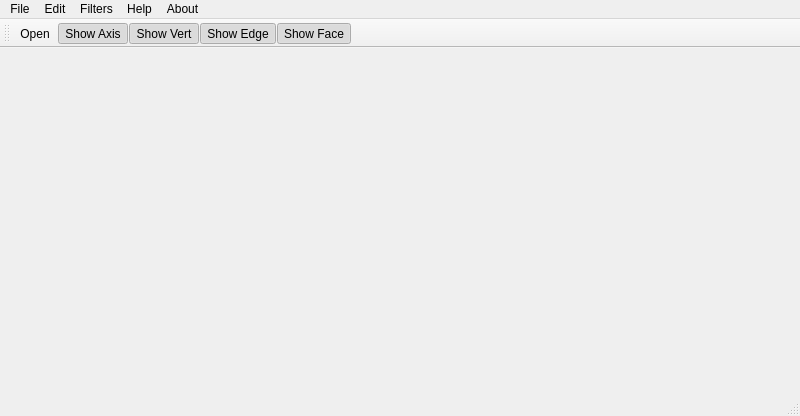
<?xml version="1.0" encoding="UTF-8"?>
<ui version="4.0">
 <class>MainWindow</class>
 <widget class="QMainWindow" name="MainWindow">
  <property name="geometry">
   <rect>
    <x>0</x>
    <y>0</y>
    <width>800</width>
    <height>416</height>
   </rect>
  </property>
  <property name="windowTitle">
   <string>MainWindow</string>
  </property>
  <widget class="MyOpenGLWidget" name="centralwidget">
   <property name="sizePolicy">
    <sizepolicy hsizetype="Expanding" vsizetype="Expanding">
     <horstretch>0</horstretch>
     <verstretch>0</verstretch>
    </sizepolicy>
   </property>
   <layout class="QVBoxLayout" name="verticalLayout"/>
  </widget>
  <widget class="QMenuBar" name="menubar">
   <property name="geometry">
    <rect>
     <x>0</x>
     <y>0</y>
     <width>800</width>
     <height>21</height>
    </rect>
   </property>
   <widget class="QMenu" name="menuFile">
    <property name="title">
     <string>File</string>
    </property>
    <addaction name="actionOpen"/>
    <addaction name="actionSave"/>
    <addaction name="actionQuit"/>
   </widget>
   <widget class="QMenu" name="menuEdit">
    <property name="title">
     <string>Edit</string>
    </property>
    <addaction name="actionShow_Axis"/>
    <addaction name="actionShow_Vert"/>
    <addaction name="actionShow_Edge"/>
    <addaction name="actionShow_Face"/>
   </widget>
   <widget class="QMenu" name="menuAbout">
    <property name="title">
     <string>About</string>
    </property>
   </widget>
   <widget class="QMenu" name="menuHelp">
    <property name="title">
     <string>Help</string>
    </property>
   </widget>
   <widget class="QMenu" name="menuFilters">
    <property name="title">
     <string>Filters</string>
    </property>
    <addaction name="actionSubdivision_Butterfly"/>
   </widget>
   <addaction name="menuFile"/>
   <addaction name="menuEdit"/>
   <addaction name="menuFilters"/>
   <addaction name="menuHelp"/>
   <addaction name="menuAbout"/>
  </widget>
  <widget class="QStatusBar" name="statusbar"/>
  <widget class="QToolBar" name="toolBar">
   <property name="windowTitle">
    <string>toolBar</string>
   </property>
   <attribute name="toolBarArea">
    <enum>TopToolBarArea</enum>
   </attribute>
   <attribute name="toolBarBreak">
    <bool>false</bool>
   </attribute>
   <addaction name="actionOpen"/>
   <addaction name="actionShow_Axis"/>
   <addaction name="actionShow_Vert"/>
   <addaction name="actionShow_Edge"/>
   <addaction name="actionShow_Face"/>
  </widget>
  <action name="actionOpen">
   <property name="icon">
    <iconset>
     <normaloff>images/open.png</normaloff>images/open.png</iconset>
   </property>
   <property name="text">
    <string>Open</string>
   </property>
   <property name="shortcut">
    <string>Ctrl+O</string>
   </property>
  </action>
  <action name="actionShow_Axis">
   <property name="checkable">
    <bool>true</bool>
   </property>
   <property name="checked">
    <bool>true</bool>
   </property>
   <property name="icon">
    <iconset>
     <normaloff>images/axis.png</normaloff>images/axis.png</iconset>
   </property>
   <property name="text">
    <string>Show Axis</string>
   </property>
  </action>
  <action name="actionQuit">
   <property name="text">
    <string>Quit</string>
   </property>
  </action>
  <action name="actionShow_Edge">
   <property name="checkable">
    <bool>true</bool>
   </property>
   <property name="checked">
    <bool>true</bool>
   </property>
   <property name="icon">
    <iconset>
     <normaloff>images/wire.png</normaloff>images/wire.png</iconset>
   </property>
   <property name="text">
    <string>Show Edge</string>
   </property>
   <property name="toolTip">
    <string>Show Wire Frame</string>
   </property>
  </action>
  <action name="actionShow_Vert">
   <property name="checkable">
    <bool>true</bool>
   </property>
   <property name="checked">
    <bool>true</bool>
   </property>
   <property name="icon">
    <iconset>
     <normaloff>images/points.png</normaloff>images/points.png</iconset>
   </property>
   <property name="text">
    <string>Show Vert</string>
   </property>
  </action>
  <action name="actionSave">
   <property name="icon">
    <iconset>
     <normaloff>images/save.png</normaloff>images/save.png</iconset>
   </property>
   <property name="text">
    <string>Save</string>
   </property>
   <property name="shortcut">
    <string>Ctrl+S</string>
   </property>
  </action>
  <action name="actionShow_Face">
   <property name="checkable">
    <bool>true</bool>
   </property>
   <property name="checked">
    <bool>true</bool>
   </property>
   <property name="icon">
    <iconset>
     <normaloff>images/face.png</normaloff>images/face.png</iconset>
   </property>
   <property name="text">
    <string>Show Face</string>
   </property>
  </action>
  <action name="actionSubdivision_Butterfly">
   <property name="text">
    <string>Subdivision: Butterfly</string>
   </property>
  </action>
 </widget>
 <customwidgets>
  <customwidget>
   <class>MyOpenGLWidget</class>
   <extends>QWidget</extends>
   <header location="global">myopenglwidget.h</header>
   <container>1</container>
  </customwidget>
 </customwidgets>
 <resources/>
 <connections>
  <connection>
   <sender>actionQuit</sender>
   <signal>triggered()</signal>
   <receiver>MainWindow</receiver>
   <slot>close()</slot>
   <hints>
    <hint type="sourcelabel">
     <x>-1</x>
     <y>-1</y>
    </hint>
    <hint type="destinationlabel">
     <x>399</x>
     <y>207</y>
    </hint>
   </hints>
  </connection>
 </connections>
</ui>
